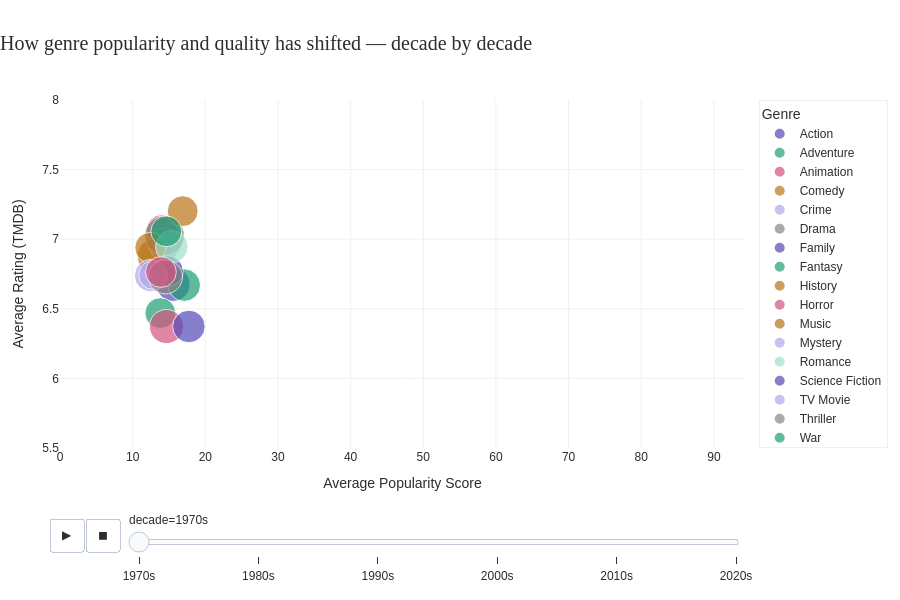

This figure's notebook cell:
### Markdown cell above
## Bigger Budgets Buy Bigger Audiences — Not Better Movies

This is the finding that every studio accountant already knows and nobody in marketing will admit.

The left chart tells the rating story: the trend line is almost perfectly flat. Spend 120,000 or spend $460,000,000 — the average rating you'll receive is roughly the same. Budget buys production value, marketing reach, and A-list talent. It does not buy a better story, a more compelling character, or the thing that makes someone recommend a film to everyone they know. The dots are scattered across the full rating range at every budget level. Money reduces the floor. It doesn't raise the ceiling.

The right chart is even more interesting. The trend line slopes downward — meaning as budget increases, ROI actually *decreases*. The highest returns in this dataset come from low and mid budget films. Horror movies made for 5 million that gross 80 million dollars. Documentaries that cost almost nothing and find a passionate audience. The blockbuster model — spend 200 million dllars, market aggressively, hope for $600 million — works when it works. But the data says it works less reliably than the industry pretends.

The formula, if there is one, is not "spend more." It's "spend deliberately."

### Code cell
# Genre trends by decade
genre_decade = df_genres.groupby(['decade', 'genre']).agg(
    movie_count   = ('title', 'count'),
    avg_rating    = ('vote_average', 'mean'),
    avg_popularity= ('popularity', 'mean'),
    avg_roi       = ('roi', 'mean')
).reset_index()

# Keep only genres with enough data per decade
genre_decade = genre_decade[genre_decade['movie_count'] >= 10].copy()

# Colour map
genre_color_map = {
    'Action'         : '#534AB7',
    'Adventure'      : '#1D9E75',
    'Animation'      : '#D4537E',
    'Comedy'         : '#BA7517',
    'Crime'          : '#AFA9EC',
    'Documentary'    : '#9FE1CB',
    'Drama'          : '#888780',
    'Family'         : '#534AB7',
    'Fantasy'        : '#1D9E75',
    'Horror'         : '#D4537E',
    'Music'          : '#BA7517',
    'Mystery'        : '#AFA9EC',
    'Romance'        : '#9FE1CB',
    'Science Fiction': '#534AB7',
    'Thriller'       : '#888780',
    'War'            : '#1D9E75',
    'Western'        : '#D4537E',
    'History'        : '#BA7517',
    'TV Movie'       : '#AFA9EC'
}

genre_decade['color'] = genre_decade['genre'].map(
    genre_color_map).fillna('#888780')

# Normalise bubble size per decade
max_count = genre_decade['movie_count'].max()
genre_decade['bubble_size'] = (
    genre_decade['movie_count'] / max_count * 60 + 8).round(0)

fig = px.scatter(
    genre_decade,
    x='avg_popularity',
    y='avg_rating',
    animation_frame='decade',
    animation_group='genre',
    size='bubble_size',
    color='genre',
    color_discrete_map=genre_color_map,
    hover_name='genre',
    hover_data={
        'movie_count': True,
        'avg_rating': ':.2f',
        'avg_popularity': ':.2f',
        'bubble_size': False,
        'decade': False
    },
    size_max=60,
    range_x=[0, genre_decade['avg_popularity'].max() * 1.1],
    range_y=[5.5, 8.0],
    labels={
        'avg_popularity': 'Average Popularity Score',
        'avg_rating'    : 'Average Rating (TMDB)',
        'movie_count'   : 'Number of Movies'
    }
)

fig.update_layout(
    title=dict(
        text='How genre popularity and quality has shifted — decade by decade',
        font=dict(size=20, color='#2d2d2d', family='Arial Black'),
        x=0, pad=dict(b=20)
    ),
    plot_bgcolor='white',
    paper_bgcolor='white',
    height=600,
    margin=dict(l=60, r=40, t=100, b=80),
    font=dict(family='Arial', color='#2d2d2d'),
    legend=dict(
        title='Genre',
        bordercolor='#f0f0f0',
        borderwidth=1
    )
)

fig.update_xaxes(gridcolor='#f0f0f0')
fig.update_yaxes(gridcolor='#f0f0f0')

fig.write_html('charts/chart4_genre_trends_animated.html')
fig.write_image('charts/chart4_genre_trends_animated.png',
                width=1200, height=600, scale=2)

fig.show()
print("Chart 4 saved.")

### Figure 1 — Plotly figure (JSON) as saved in the notebook; plotly's stock layout.template omitted (floating-point values rounded to 4 significant figures)
{"data": [{"customdata": [[148, 11, "1970s"]], "hovertemplate": "<b>%{hovertext}</b><br><br>genre=Action<br>Average Popularity Score=%{x:.2f}<br>Average Rating (TMDB)=%{y:.2f}<br>Number of Movies=%{customdata[0]}<extra></extra>", "hovertext": ["Action"], "ids": ["Action"], "legendgroup": "Action", "marker": {"color": "#534AB7", "size": [11.0], "sizemode": "area", "sizeref": 0.01889, "symbol": "circle"}, "mode": "markers", "name": "Action", "orientation": "v", "showlegend": true, "type": "scatter", "x": [15.56], "xaxis": "x", "y": [6.676], "yaxis": "y"}, {"customdata": [[100, 10, "1970s"]], "hovertemplate": "<b>%{hovertext}</b><br><br>genre=Adventure<br>Average Popularity Score=%{x:.2f}<br>Average Rating (TMDB)=%{y:.2f}<br>Number of Movies=%{customdata[0]}<extra></extra>", "hovertext": ["Adventure"], "ids": ["Adventure"], "legendgroup": "Adventure", "marker": {"color": "#1D9E75", "size": [10.0], "sizemode": "area", "sizeref": 0.01889, "symbol": "circle"}, "mode": "markers", "name": "Adventure", "orientation": "v", "showlegend": true, "type": "scatter", "x": [17.1], "xaxis": "x", "y": [6.67], "yaxis": "y"}, {"customdata": [[33, 9, "1970s"]], "hovertemplate": "<b>%{hovertext}</b><br><br>genre=Animation<br>Average Popularity Score=%{x:.2f}<br>Average Rating (TMDB)=%{y:.2f}<br>Number of Movies=%{customdata[0]}<extra></extra>", "hovertext": ["Animation"], "ids": ["Animation"], "legendgroup": "Animation", "marker": {"color": "#D4537E", "size": [9.0], "sizemode": "area", "sizeref": 0.01889, "symbol": "circle"}, "mode": "markers", "name": "Animation", "orientation": "v", "showlegend": true, "type": "scatter", "x": [14.03], "xaxis": "x", "y": [7.066], "yaxis": "y"}, {"customdata": [[228, 12, "1970s"]], "hovertemplate": "<b>%{hovertext}</b><br><br>genre=Comedy<br>Average Popularity Score=%{x:.2f}<br>Average Rating (TMDB)=%{y:.2f}<br>Number of Movies=%{customdata[0]}<extra></extra>", "hovertext": ["Comedy"], "ids": ["Comedy"], "legendgroup": "Comedy", "marker": {"color": "#BA7517", "size": [12.0], "sizemode": "area", "sizeref": 0.01889, "symbol": "circle"}, "mode": "markers", "name": "Comedy", "orientation": "v", "showlegend": true, "type": "scatter", "x": [13.08], "xaxis": "x", "y": [6.878], "yaxis": "y"}, {"customdata": [[115, 10, "1970s"]], "hovertemplate": "<b>%{hovertext}</b><br><br>genre=Crime<br>Average Popularity Score=%{x:.2f}<br>Average Rating (TMDB)=%{y:.2f}<br>Number of Movies=%{customdata[0]}<extra></extra>", "hovertext": ["Crime"], "ids": ["Crime"], "legendgroup": "Crime", "marker": {"color": "#AFA9EC", "size": [10.0], "sizemode": "area", "sizeref": 0.01889, "symbol": "circle"}, "mode": "markers", "name": "Crime", "orientation": "v", "showlegend": true, "type": "scatter", "x": [14.42], "xaxis": "x", "y": [6.964], "yaxis": "y"}, {"customdata": [[354, 15, "1970s"]], "hovertemplate": "<b>%{hovertext}</b><br><br>genre=Drama<br>Average Popularity Score=%{x:.2f}<br>Average Rating (TMDB)=%{y:.2f}<br>Number of Movies=%{customdata[0]}<extra></extra>", "hovertext": ["Drama"], "ids": ["Drama"], "legendgroup": "Drama", "marker": {"color": "#888780", "size": [15.0], "sizemode": "area", "sizeref": 0.01889, "symbol": "circle"}, "mode": "markers", "name": "Drama", "orientation": "v", "showlegend": true, "type": "scatter", "x": [14.39], "xaxis": "x", "y": [7.025], "yaxis": "y"}, {"customdata": [[45, 9, "1970s"]], "hovertemplate": "<b>%{hovertext}</b><br><br>genre=Family<br>Average Popularity Score=%{x:.2f}<br>Average Rating (TMDB)=%{y:.2f}<br>Number of Movies=%{customdata[0]}<extra></extra>", "hovertext": ["Family"], "ids": ["Family"], "legendgroup": "Family", "marker": {"color": "#534AB7", "size": [9.0], "sizemode": "area", "sizeref": 0.01889, "symbol": "circle"}, "mode": "markers", "name": "Family", "orientation": "v", "showlegend": true, "type": "scatter", "x": [14.84], "xaxis": "x", "y": [6.77], "yaxis": "y"}, {"customdata": [[49, 9, "1970s"]], "hovertemplate": "<b>%{hovertext}</b><br><br>genre=Fantasy<br>Average Popularity Score=%{x:.2f}<br>Average Rating (TMDB)=%{y:.2f}<br>Number of Movies=%{customdata[0]}<extra></extra>", "hovertext": ["Fantasy"], "ids": ["Fantasy"], "legendgroup": "Fantasy", "marker": {"color": "#1D9E75", "size": [9.0], "sizemode": "area", "sizeref": 0.01889, "symbol": "circle"}, "mode": "markers", "name": "Fantasy", "orientation": "v", "showlegend": true, "type": "scatter", "x": [13.81], "xaxis": "x", "y": [6.469], "yaxis": "y"}, {"customdata": [[39, 9, "1970s"]], "hovertemplate": "<b>%{hovertext}</b><br><br>genre=History<br>Average Popularity Score=%{x:.2f}<br>Average Rating (TMDB)=%{y:.2f}<br>Number of Movies=%{customdata[0]}<extra></extra>", "hovertext": ["History"], "ids": ["History"], "legendgroup": "History", "marker": {"color": "#BA7517", "size": [9.0], "sizemode": "area", "sizeref": 0.01889, "symbol": "circle"}, "mode": "markers", "name": "History", "orientation": "v", "showlegend": true, "type": "scatter", "x": [16.89], "xaxis": "x", "y": [7.201], "yaxis": "y"}, {"customdata": [[133, 11, "1970s"]], "hovertemplate": "<b>%{hovertext}</b><br><br>genre=Horror<br>Average Popularity Score=%{x:.2f}<br>Average Rating (TMDB)=%{y:.2f}<br>Number of Movies=%{customdata[0]}<extra></extra>", "hovertext": ["Horror"], "ids": ["Horror"], "legendgroup": "Horror", "marker": {"color": "#D4537E", "size": [11.0], "sizemode": "area", "sizeref": 0.01889, "symbol": "circle"}, "mode": "markers", "name": "Horror", "orientation": "v", "showlegend": true, "type": "scatter", "x": [14.65], "xaxis": "x", "y": [6.372], "yaxis": "y"}, {"customdata": [[29, 9, "1970s"]], "hovertemplate": "<b>%{hovertext}</b><br><br>genre=Music<br>Average Popularity Score=%{x:.2f}<br>Average Rating (TMDB)=%{y:.2f}<br>Number of Movies=%{customdata[0]}<extra></extra>", "hovertext": ["Music"], "ids": ["Music"], "legendgroup": "Music", "marker": {"color": "#BA7517", "size": [9.0], "sizemode": "area", "sizeref": 0.01889, "symbol": "circle"}, "mode": "markers", "name": "Music", "orientation": "v", "showlegend": true, "type": "scatter", "x": [12.42], "xaxis": "x", "y": [6.939], "yaxis": "y"}, {"customdata": [[81, 10, "1970s"]], "hovertemplate": "<b>%{hovertext}</b><br><br>genre=Mystery<br>Average Popularity Score=%{x:.2f}<br>Average Rating (TMDB)=%{y:.2f}<br>Number of Movies=%{customdata[0]}<extra></extra>", "hovertext": ["Mystery"], "ids": ["Mystery"], "legendgroup": "Mystery", "marker": {"color": "#AFA9EC", "size": [10.0], "sizemode": "area", "sizeref": 0.01889, "symbol": "circle"}, "mode": "markers", "name": "Mystery", "orientation": "v", "showlegend": true, "type": "scatter", "x": [12.48], "xaxis": "x", "y": [6.739], "yaxis": "y"}, {"customdata": [[86, 10, "1970s"]], "hovertemplate": "<b>%{hovertext}</b><br><br>genre=Romance<br>Average Popularity Score=%{x:.2f}<br>Average Rating (TMDB)=%{y:.2f}<br>Number of Movies=%{customdata[0]}<extra></extra>", "hovertext": ["Romance"], "ids": ["Romance"], "legendgroup": "Romance", "marker": {"color": "#9FE1CB", "size": [10.0], "sizemode": "area", "sizeref": 0.01889, "symbol": "circle"}, "mode": "markers", "name": "Romance", "orientation": "v", "showlegend": true, "type": "scatter", "x": [15.38], "xaxis": "x", "y": [6.946], "yaxis": "y"}, {"customdata": [[81, 10, "1970s"]], "hovertemplate": "<b>%{hovertext}</b><br><br>genre=Science Fiction<br>Average Popularity Score=%{x:.2f}<br>Average Rating (TMDB)=%{y:.2f}<br>Number of Movies=%{customdata[0]}<extra></extra>", "hovertext": ["Science Fiction"], "ids": ["Science Fiction"], "legendgroup": "Science Fiction", "marker": {"color": "#534AB7", "size": [10.0], "sizemode": "area", "sizeref": 0.01889, "symbol": "circle"}, "mode": "markers", "name": "Science Fiction", "orientation": "v", "showlegend": true, "type": "scatter", "x": [17.74], "xaxis": "x", "y": [6.373], "yaxis": "y"}, {"customdata": [[17, 8, "1970s"]], "hovertemplate": "<b>%{hovertext}</b><br><br>genre=TV Movie<br>Average Popularity Score=%{x:.2f}<br>Average Rating (TMDB)=%{y:.2f}<br>Number of Movies=%{customdata[0]}<extra></extra>", "hovertext": ["TV Movie"], "ids": ["TV Movie"], "legendgroup": "TV Movie", "marker": {"color": "#AFA9EC", "size": [8.0], "sizemode": "area", "sizeref": 0.01889, "symbol": "circle"}, "mode": "markers", "name": "TV Movie", "orientation": "v", "showlegend": true, "type": "scatter", "x": [12.84], "xaxis": "x", "y": [6.743], "yaxis": "y"}, {"customdata": [[157, 11, "1970s"]], "hovertemplate": "<b>%{hovertext}</b><br><br>genre=Thriller<br>Average Popularity Score=%{x:.2f}<br>Average Rating (TMDB)=%{y:.2f}<br>Number of Movies=%{customdata[0]}<extra></extra>", "hovertext": ["Thriller"], "ids": ["Thriller"], "legendgroup": "Thriller", "marker": {"color": "#888780", "size": [11.0], "sizemode": "area", "sizeref": 0.01889, "symbol": "circle"}, "mode": "markers", "name": "Thriller", "orientation": "v", "showlegend": true, "type": "scatter", "x": [14.51], "xaxis": "x", "y": [6.729], "yaxis": "y"}, {"customdata": [[38, 9, "1970s"]], "hovertemplate": "<b>%{hovertext}</b><br><br>genre=War<br>Average Popularity Score=%{x:.2f}<br>Average Rating (TMDB)=%{y:.2f}<br>Number of Movies=%{customdata[0]}<extra></extra>", "hovertext": ["War"], "ids": ["War"], "legendgroup": "War", "marker": {"color": "#1D9E75", "size": [9.0], "sizemode": "area", "sizeref": 0.01889, "symbol": "circle"}, "mode": "markers", "name": "War", "orientation": "v", "showlegend": true, "type": "scatter", "x": [14.64], "xaxis": "x", "y": [7.056], "yaxis": "y"}, {"customdata": [[44, 9, "1970s"]], "hovertemplate": "<b>%{hovertext}</b><br><br>genre=Western<br>Average Popularity Score=%{x:.2f}<br>Average Rating (TMDB)=%{y:.2f}<br>Number of Movies=%{customdata[0]}<extra></extra>", "hovertext": ["Western"], "ids": ["Western"], "legendgroup": "Western", "marker": {"color": "#D4537E", "size": [9.0], "sizemode": "area", "sizeref": 0.01889, "symbol": "circle"}, "mode": "markers", "name": "Western", "orientation": "v", "showlegend": true, "type": "scatter", "x": [13.89], "xaxis": "x", "y": [6.764], "yaxis": "y"}], "layout": {"font": {"color": "#2d2d2d", "family": "Arial"}, "height": 600, "legend": {"bordercolor": "#f0f0f0", "borderwidth": 1, "itemsizing": "constant", "title": {"text": "Genre"}, "tracegroupgap": 0}, "margin": {"b": 80, "l": 60, "r": 40, "t": 100}, "paper_bgcolor": "white", "plot_bgcolor": "white", "sliders": [{"active": 0, "currentvalue": {"prefix": "decade="}, "len": 0.9, "pad": {"b": 10, "t": 60}, "steps": [{"args": [["1970s"], {"frame": {"duration": 0, "redraw": false}, "fromcurrent": true, "mode": "immediate", "transition": {"duration": 0, "easing": "linear"}}], "label": "1970s", "method": "animate"}, {"args": [["1980s"], {"frame": {"duration": 0, "redraw": false}, "fromcurrent": true, "mode": "immediate", "transition": {"duration": 0, "easing": "linear"}}], "label": "1980s", "method": "animate"}, {"args": [["1990s"], {"frame": {"duration": 0, "redraw": false}, "fromcurrent": true, "mode": "immediate", "transition": {"duration": 0, "easing": "linear"}}], "label": "1990s", "method": "animate"}, {"args": [["2000s"], {"frame": {"duration": 0, "redraw": false}, "fromcurrent": true, "mode": "immediate", "transition": {"duration": 0, "easing": "linear"}}], "label": "2000s", "method": "animate"}, {"args": [["2010s"], {"frame": {"duration": 0, "redraw": false}, "fromcurrent": true, "mode": "immediate", "transition": {"duration": 0, "easing": "linear"}}], "label": "2010s", "method": "animate"}, {"args": [["2020s"], {"frame": {"duration": 0, "redraw": false}, "fromcurrent": true, "mode": "immediate", "transition": {"duration": 0, "easing": "linear"}}], "label": "2020s", "method": "animate"}], "x": 0.1, "xanchor": "left", "y": 0, "yanchor": "top"}], "title": {"font": {"color": "#2d2d2d", "family": "Arial Black", "size": 20}, "pad": {"b": 20}, "text": "How genre popularity and quality has shifted — decade by decade", "x": 0}, "updatemenus": [{"buttons": [{"args": [null, {"frame": {"duration": 500, "redraw": false}, "fromcurrent": true, "mode": "immediate", "transition": {"duration": 500, "easing": "linear"}}], "label": "&#9654;", "method": "animate"}, {"args": [[null], {"frame": {"duration": 0, "redraw": false}, "fromcurrent": true, "mode": "immediate", "transition": {"duration": 0, "easing": "linear"}}], "label": "&#9724;", "method": "animate"}], "direction": "left", "pad": {"r": 10, "t": 70}, "showactive": false, "type": "buttons", "x": 0.1, "xanchor": "right", "y": 0, "yanchor": "top"}], "xaxis": {"anchor": "y", "domain": [0, 1], "gridcolor": "#f0f0f0", "range": [0, 94.28], "title": {"text": "Average Popularity Score"}}, "yaxis": {"anchor": "x", "domain": [0, 1], "gridcolor": "#f0f0f0", "range": [5.5, 8], "title": {"text": "Average Rating (TMDB)"}}}}
